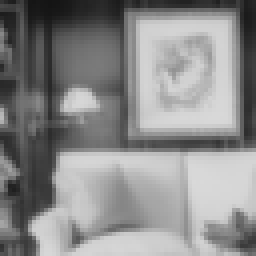
#> input picture old/lightfield_mini/train/LF/00113.png.tiff, 64 x 64 px (shown 4 times larger); its folder holds 4 pictures in this run
$ jupyter execute noise.ipynb
#> lines starting #> are read from the running program, lines starting #| are printed output that depends on the picture
[cell 1]
import numpy as np
import scipy.ndimage
import os
import glob
import matplotlib.pyplot as plt
import cv2
from PIL import Image, ImageSequence
import tifffile as tif

def add_noise(image, noise_type):
    if noise_type == "gaussian":
        row, col = image.shape
        mean = 0

        pixels = []
        pixels.extend(image.flatten())

        # Convert the list to a NumPy array
        pixels = np.array(pixels)

        # Compute the standard deviation
        std_dev = np.std(pixels)

        var = 0.1*std_dev
        sigma = var**0.5
        gauss = np.random.normal(mean, sigma, (row, col))
        gauss = gauss.reshape(row, col)
        noisy = image + gauss
        return np.clip(noisy, 0, 255)

    elif noise_type == "salt_and_pepper":
        s_vs_p = 0.5
        amount = 0.01
        out = np.copy(image)
        # Salt mode
        num_salt = int(np.ceil(amount * np.prod(image.size) * s_vs_p))
        coordsx = np.random.randint(0, image.shape[0] - 1, num_salt)
        coordsy = np.random.randint(0, image.shape[0] - 1, num_salt)
        for i in range(num_salt):
            out[coordsx[i], coordsy[i]] = 255
        # Pepper mode
        num_pepper = int(np.ceil(amount* image.size * (1. - s_vs_p)))
        coordsx = np.random.randint(0, image.shape[0] - 1, num_pepper)
        coordsy = np.random.randint(0, image.shape[0] - 1, num_pepper)
        for i in range(num_pepper):
            out[coordsx[i], coordsy[i]] = 0
        return np.clip(out, 0, 255)

    elif noise_type == "flare":

        # Identify light sources (simple thresholding for this example)
        light_sources = image > 200
        print(np.shape(light_sources))

        # Generate flare artifacts
        flare = np.zeros_like(image, dtype=np.float64)
        for i in range(light_sources.shape[0]):
            for j in range(light_sources.shape[1]):
                if light_sources[i, j]:
                    cv2.circle(flare, (j, i), 10, 255, -1, cv2.LINE_AA)

        plt.imshow(flare)

        flare = flare.astype(np.uint8)

        # Make the flare semi-transparent by scaling it down
        flare = cv2.addWeighted(image, 0.7, flare, 0.3, 0)

        # Save the result
        return np.clip(flare, 0, 255)

    elif noise_type == "poisson":
        # Ensure all values are non-negative
        image = np.where(image < 0, 0, image)
        # Replace any NaN values with the median of the other pixel values
        image = np.where(np.isnan(image), np.nanmedian(image), image)
        vals = len(np.unique(image))
        vals = 2 ** np.ceil(np.log2(vals))
        noisy = np.random.poisson(image * vals) / float(vals)
        return np.clip(noisy, 0, 255)

    elif noise_type =="speckle":
        row, col = image.shape
        gauss = np.random.randn(row, col)
        gauss = gauss.reshape(row, col)
        noisy = image + image * gauss*0.1
        return np.clip(noisy, 0, 255)

    elif noise_type == "blur":
        noisy = scipy.ndimage.gaussian_filter(image, sigma=.3)
        return np.clip(noisy, 0, 255)

    elif noise_type == "jpeg":
        encode_param = [int(cv2.IMWRITE_JPEG_QUALITY), 90] # You can change the last value to adjust the quality of jpeg encoding
        result, encimg = cv2.imencode('.jpg', image, encode_param)
        decimg = cv2.imdecode(encimg, cv2.IMREAD_GRAYSCALE)
        return np.clip(decimg, 0, 255)

    else:
        return image

[cell 2]
LR_names = glob.glob('lightfield_mini/train/LF/*')

LR = []
for j in range(len(LR_names)):
    image = []
    with Image.open(LR_names[j]) as im:
#> im is the input picture: PIL image 64x64 L; min 20, max 217, mean 138.1
        for i, page in enumerate(ImageSequence.Iterator(im)):
            image.append(np.array(page))
#> this loop made 32 passes
#> after the loop, image = 32 items

    LR.append(image)

[cell 3]
plt.imshow(LR[0][0], cmap='gray', vmin=0, vmax=255)

[cell 4]
image = np.copy(LR[0][0])

# Add noise
noises = ["gaussian", "salt_and_pepper", "poisson", "speckle", "blur", "jpeg", "flare"]

noise_flags = [False]*7  # Apply all noises
noise_flags[6] = True

# [5 lines of commented-out code are left out]

for k, noise in enumerate(noises):
    if noise_flags[k]:
        image = add_noise(image, noise)
plt.imshow(image, cmap='gray', vmin=0, vmax=255)

# Save the image back to tiff format
# tif.imwrite("lightfield_noisy/train/LF/" + os.path.basename(LR_names[i]), np.stack(LR[i]), bigtiff=True)
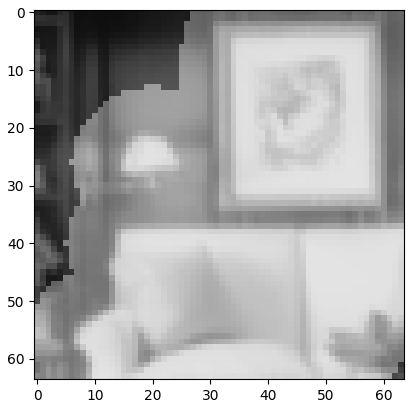
#> figure drawn by matplotlib, 1 panel
